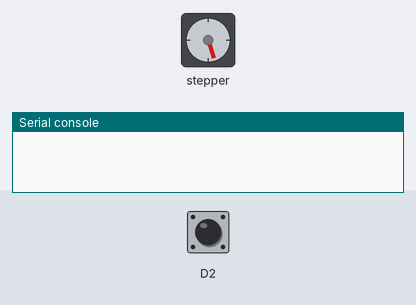
Recording of a program running on a simulated CircuitPython board. On the bench: stepper motor, the last lines printed to the serial console. Inputs (shaded band) come from the test bench; at power-on: D2 HIGH. The stepper is drawn at 200 steps a turn.

Above: at 1.2 s.
1.3 s: D2 pulled LOW for 0.15 s
At 2.27 s:
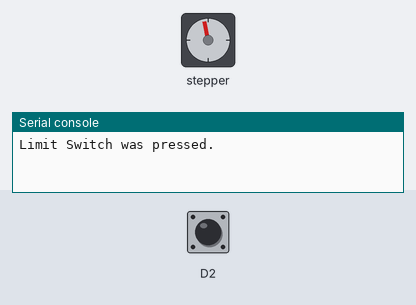
4.3 s: D2 pulled LOW for 1 s
At 4.67 s:
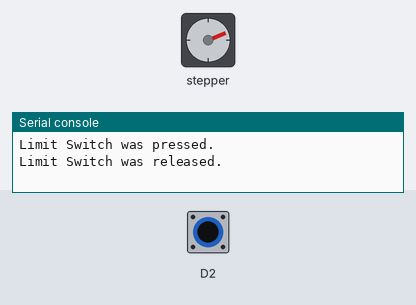
Timing chart, 0 to 19.3 s (numbered marks = the images above; inputs shaded):
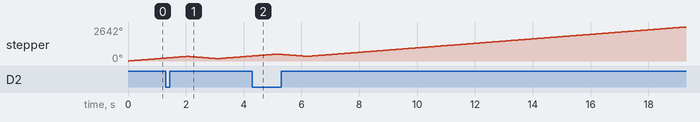

The program:

StepperMotot.py
```python
import asyncio
import board
import keypad
import time
import digitalio
from adafruit_motor import stepper

DELAY = 0.01
STEPS = 100

coils = (
    digitalio.DigitalInOut(board.D9),  # A1
    digitalio.DigitalInOut(board.D10), # A2
    digitalio.DigitalInOut(board.D11), # B1
    digitalio.DigitalInOut(board.D12), # B2
)

for coil in coils:
    coil.direction = digitalio.Direction.OUTPUT

motor = stepper.StepperMotor(coils[0], coils[1], coils[2], coils[3], microsteps=None)

async def catch_pin_transitions(pin):
    with keypad.Keys((pin,), value_when_pressed=False) as keys:
        while True:
            event = keys.events.get()
            if event:
                if event.pressed:
                    print("Limit Switch was pressed.")
                    for step in range(STEPS):
                        motor.onestep(direction=stepper.BACKWARD, style=stepper.DOUBLE)
                        time.sleep(DELAY)
                elif event.released:
                    print("Limit Switch was released.")
            await asyncio.sleep(0)

async def run_motor():
    while(True):
        for step in range(STEPS):
            motor.onestep(style=stepper.DOUBLE)
            time.sleep(DELAY)
        await asyncio.sleep(0)

async def main():
    interrupt_task = asyncio.create_task(catch_pin_transitions(board.D2))
    motor_task = asyncio.create_task(run_motor())
    await asyncio.gather(interrupt_task, motor_task)
asyncio.run(main())
```
